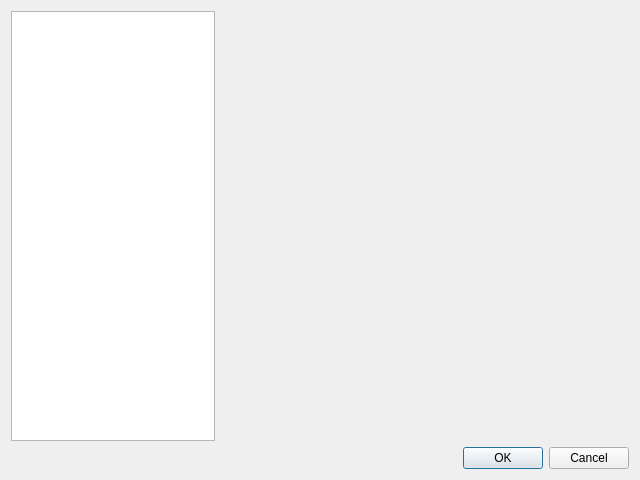
<?xml version="1.0" encoding="UTF-8"?>
<ui version="4.0">
 <class>SettingStackedDialog</class>
 <widget class="QDialog" name="SettingStackedDialog">
  <property name="geometry">
   <rect>
    <x>0</x>
    <y>0</y>
    <width>640</width>
    <height>480</height>
   </rect>
  </property>
  <property name="windowTitle">
   <string>Dialog</string>
  </property>
  <layout class="QVBoxLayout" name="verticalLayout">
   <item>
    <layout class="QHBoxLayout" name="horizontalLayout" stretch="1,2">
     <item>
      <widget class="QListWidget" name="listWidget">
       <property name="sizePolicy">
        <sizepolicy hsizetype="Expanding" vsizetype="Expanding">
         <horstretch>0</horstretch>
         <verstretch>0</verstretch>
        </sizepolicy>
       </property>
      </widget>
     </item>
     <item>
      <widget class="QStackedWidget" name="stackedWidget">
       <property name="currentIndex">
        <number>0</number>
       </property>
       <widget class="QWidget" name="page"/>
       <widget class="QWidget" name="page_2"/>
      </widget>
     </item>
    </layout>
   </item>
   <item>
    <widget class="QDialogButtonBox" name="buttonBox">
     <property name="orientation">
      <enum>Qt::Horizontal</enum>
     </property>
     <property name="standardButtons">
      <set>QDialogButtonBox::Cancel|QDialogButtonBox::Ok</set>
     </property>
    </widget>
   </item>
  </layout>
 </widget>
 <resources/>
 <connections>
  <connection>
   <sender>buttonBox</sender>
   <signal>accepted()</signal>
   <receiver>SettingStackedDialog</receiver>
   <slot>accept()</slot>
   <hints>
    <hint type="sourcelabel">
     <x>248</x>
     <y>254</y>
    </hint>
    <hint type="destinationlabel">
     <x>157</x>
     <y>274</y>
    </hint>
   </hints>
  </connection>
  <connection>
   <sender>buttonBox</sender>
   <signal>rejected()</signal>
   <receiver>SettingStackedDialog</receiver>
   <slot>reject()</slot>
   <hints>
    <hint type="sourcelabel">
     <x>316</x>
     <y>260</y>
    </hint>
    <hint type="destinationlabel">
     <x>286</x>
     <y>274</y>
    </hint>
   </hints>
  </connection>
 </connections>
</ui>
